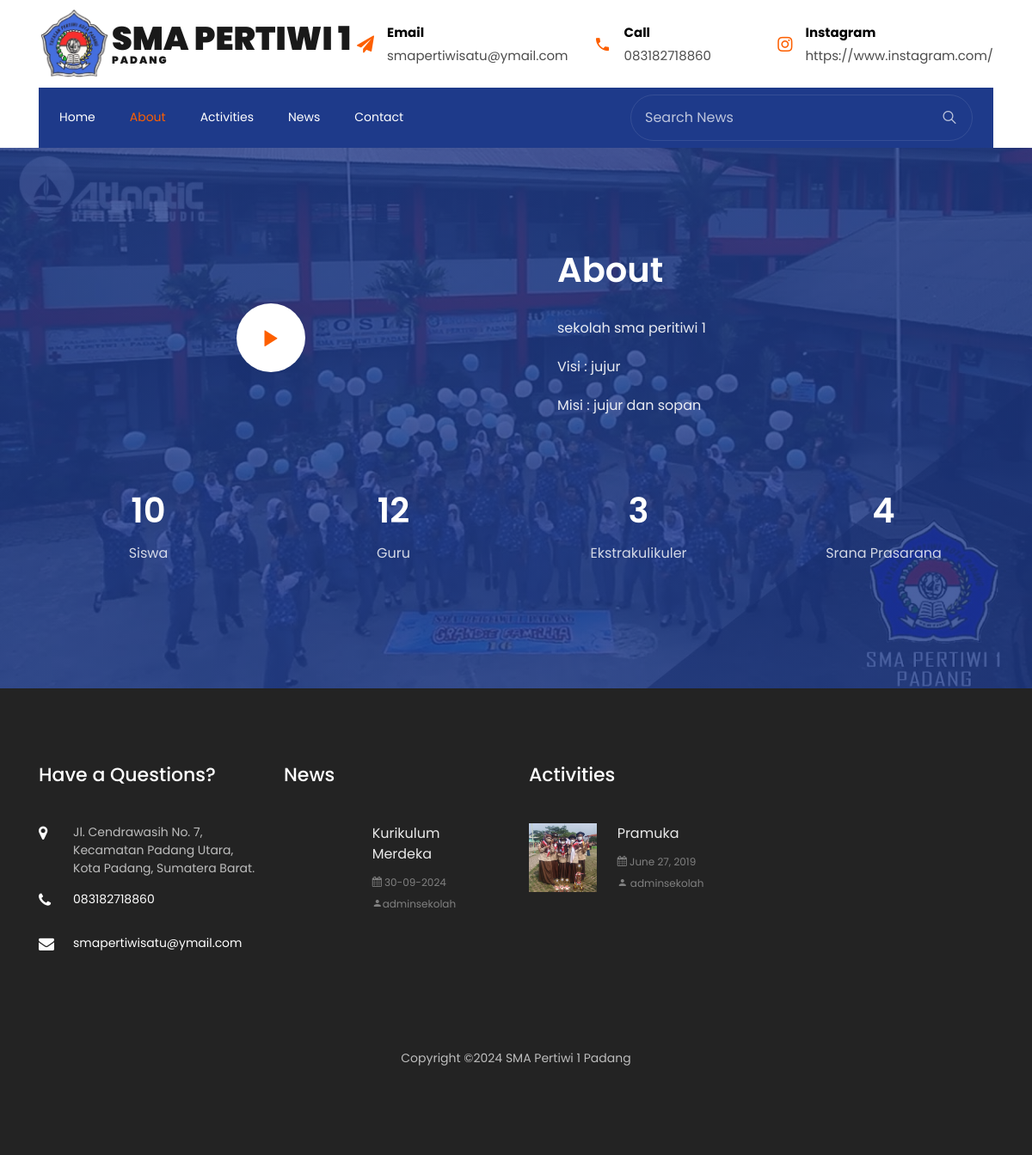
Page /sekolah/about on the committed database.
### tables this page shows
CREATE TABLE `kontak` (
  `id_kontak` int(11) NOT NULL AUTO_INCREMENT,
  `email` varchar(255) NOT NULL,
  `instagram` varchar(255) NOT NULL,
  `no_telp` varchar(255) NOT NULL,
  `alamat` text NOT NULL,
  PRIMARY KEY (`id_kontak`)
);

CREATE TABLE `about` (
  `id_about` int(11) NOT NULL AUTO_INCREMENT,
  `visi` varchar(100) NOT NULL,
  `misi` text NOT NULL,
  `gambar_about` varchar(255) NOT NULL,
  `about` text NOT NULL,
  `jumlah_siswa` varchar(255) NOT NULL,
  `jumlah_pengajar` varchar(255) NOT NULL,
  `jumlah_ekstrakulikuler` varchar(255) NOT NULL,
  `jumlah_sarpras` varchar(255) NOT NULL,
  `video` varchar(255) NOT NULL,
  PRIMARY KEY (`id_about`)
);

CREATE TABLE `news` (
  `id_news` int(11) NOT NULL AUTO_INCREMENT,
  `judul_news` varchar(255) NOT NULL,
  `news` text NOT NULL,
  `tanggal_news` date NOT NULL,
  `id_user` int(11) NOT NULL,
  `gambar_news` varchar(255) NOT NULL,
  `slug` varchar(255) NOT NULL,
  PRIMARY KEY (`id_news`)
);

CREATE TABLE `user` (
  `id_user` int(11) NOT NULL AUTO_INCREMENT,
  `username` varchar(100) NOT NULL,
  `email` varchar(100) NOT NULL,
  `password` varchar(255) NOT NULL,
  `nama_lengkap` varchar(100) NOT NULL,
  `foto` varchar(255) NOT NULL,
  `status` varchar(255) DEFAULT NULL,
  PRIMARY KEY (`id_user`)
);

CREATE TABLE `activities` (
  `id_activities` int(11) NOT NULL AUTO_INCREMENT,
  `gambar_activities` varchar(255) NOT NULL,
  `id_user` int(11) NOT NULL,
  `tanggal_activities` date NOT NULL,
  `isi_activities` text NOT NULL,
  `judul_activities` varchar(255) NOT NULL,
  `lokasi_activities` varchar(255) NOT NULL,
  `slug` varchar(255) NOT NULL,
  PRIMARY KEY (`id_activities`)
);

### sekolah/index.php (called while the page is built)
<?php
include "koneksi.php";
include "layout/header.php";
include "content.php";
include "layout/footer.php";

### sekolah/about.php (the view, shortened to what this page needs)
<?php
$about = mysqli_query($koneksi, "SELECT * FROM about ORDER BY id_about DESC");
$dataabout = mysqli_fetch_array($about);
?>
<section class="ftco-section ftco-counter img" id="section-counter" style="background-image: url(assets/images/bg-sma.jpg);" data-stellar-background-ratio="0.5">
    <div class="container">
        <div class="row justify-content-center mb-5 pb-2 d-flex">
            <div class="col-md-6 align-items-stretch d-flex">
                <div class="img img-video d-flex align-items-center" style="background-image: url(admin/uploads/<?= $dataabout['gambar_about'] ?>);">
                    <div class="video justify-content-center">
                        <a href="<?= $dataabout['video'] ?>" class="icon-video popup-vimeo d-flex justify-content-center align-items-center">
                            <span class="ion-ios-play"></span>
                        </a>
                    </div>
                </div>
            </div>
            <div class="col-md-6 heading-section heading-section-white ftco-animate pl-lg-5 pt-md-0 pt-5">
                <h2 class="mb-4">About</h2>
                <p><?= $dataabout['about'] ?></p>
                <p>Visi : <?= $dataabout['visi'] ?> </p>
                <p>Misi : <?= $dataabout['misi'] ?> </p>
            </div>
        </div>
        <div class="row d-md-flex align-items-center justify-content-center">
            <div class="col-lg-12">
                <div class="row d-md-flex align-items-center">
                    <div class="col-md d-flex justify-content-center counter-wrap ftco-animate">
                        <div class="block-18">
                            <div class="text">
                                <strong class="number" data-number="<?= $dataabout['jumlah_siswa'] ?>">0 </strong>
                                <span>Siswa</span>
                            </div>
                        </div>
                    </div>
                    <div class="col-md d-flex justify-content-center counter-wrap ftco-animate">
                        <div class="block-18">
                            <div class="text">
                                <strong class="number" data-number="<?= $dataabout['jumlah_pengajar'] ?>"> 0 </strong>
                                <span>Guru</span>
                            </div>
                        </div>
                    </div>
                    <div class="col-md d-flex justify-content-center counter-wrap ftco-animate">
                        <div class="block-18">
                            <div class="text">
                                <strong class="number" data-number="<?= $dataabout['jumlah_ekstrakulikuler'] ?>">0</strong>
                                <span>Ekstrakulikuler</span>
                            </div>
                        </div>
                    </div>
                    <div class="col-md d-flex justify-content-center counter-wrap ftco-animate">
                        <div class="block-18">
                            <div class="text">
                                <strong class="number" data-number="<?= $dataabout['jumlah_sarpras'] ?>">0 </strong>
                                <span>Srana Prasarana</span>
                            </div>
                        </div>
                    </div>
                </div>
            </div>
        </div>
    </div>
</section>

### sekolah/layout/header.php (shortened to what this page needs)
<?php
$kontak = mysqli_query($koneksi, "SELECT * FROM kontak ORDER BY id_kontak DESC");
$datakontak = mysqli_fetch_array($kontak);
?>
<!DOCTYPE html>
<html lang="en">
<head>
    <link rel="stylesheet" href="../assets/css/open-iconic-bootstrap.min.css">
    <link rel="stylesheet" href="../assets/css/animate.css">
    <link rel="stylesheet" href="../assets/css/owl.carousel.min.css">
    <link rel="stylesheet" href="../assets/css/owl.theme.default.min.css">
    <link rel="stylesheet" href="../assets/css/magnific-popup.css">
    <link rel="stylesheet" href="../assets/css/aos.css">
    <link rel="stylesheet" href="../assets/css/ionicons.min.css">
    <link rel="stylesheet" href="../assets/css/flaticon.css">
    <link rel="stylesheet" href="../assets/css/icomoon.css">
    <link rel="stylesheet" href="../assets/css/style.css">
</head>
<body>
    <div class="bg-top navbar-light">
        <div class="container">
            <div class="row no-gutters d-flex align-items-center align-items-stretch">
                <div class="col-md-4 d-flex align-items-center ">
                    <img style="width: 85px;" src="../admin/assets/dist/images/smapertiwi.png" alt="Logo SMA Pertiwi">
                    <a class="navbar-brand" href="index.html">SMA Pertiwi 1 <span>Padang</span></a>
                </div>
                <div class="col-lg-8 d-block">
                    <div class="row d-flex">
                        <div class="col-md d-flex topper align-items-center align-items-stretch py-md-4">
                            <div class="icon d-flex justify-content-center align-items-center"><span class="icon-paper-plane"></span></div>
                            <div class="text">
                                <span>Email</span>
                                <span><?= $datakontak['email'] ?></span>
                            </div>
                        </div>
                        <div class="col-md d-flex topper align-items-center align-items-stretch py-md-4">
                            <div class="icon d-flex justify-content-center align-items-center"><span class="icon-phone2"></span></div>
                            <div class="text">
                                <span>Call</span>
                                <span><?= $datakontak['no_telp'] ?></span>
                            </div>
                        </div>
                        <div class="col-md d-flex topper align-items-center align-items-stretch py-md-4">
                            <div class="icon d-flex justify-content-center align-items-center"><span class="icon-instagram"></span></div>
                            <div class="text">
                                <span>Instagram</span>
                                <span><?= $datakontak['instagram'] ?></span>
                            </div>
                        </div>
                    </div>
                </div>
            </div>
        </div>
    </div>
    <nav class="navbar navbar-expand-lg navbar-dark bg-dark ftco-navbar-light" id="ftco-navbar">
        <div class="container d-flex align-items-center px-4">
            <form action="index.php" class="searchform order-lg-last">
                <div class="form-group d-flex">
                    <input name="cari" type="text" class="form-control pl-3" placeholder="Search News">
                    <button type="submit" placeholder="" class="form-control search"><span class="ion-ios-search"></span></button>
                </div>
            </form>
            <?php
            $page = isset($_GET['page']) ? $_GET['page'] : 'home';
            ?>
            <div class="collapse navbar-collapse" id="ftco-nav">
                <ul class="navbar-nav mr-auto">
                    <li class="nav-item <?php echo ($page == 'home') ? 'active' : ''; ?>"><a href="/" class="nav-link pl-0">Home</a></li>
                    <li class="nav-item <?php echo ($page == 'about') ? 'active' : ''; ?>"><a href="about" class="nav-link">About</a></li>
                    <li class="nav-item <?php echo ($page == 'activities') ? 'active' : ''; ?>"><a href="activities" class="nav-link">Activities</a></li>
                    <li class="nav-item <?php echo ($page == 'news') ? 'active' : ''; ?>"><a href="news" class="nav-link">News</a></li>
                    <li class="nav-item <?php echo ($page == 'contact') ? 'active' : ''; ?>"><a href="contact" class="nav-link">Contact</a></li>
                </ul>
            </div>
        </div>
    </nav>

### sekolah/layout/footer.php (shortened to what this page needs)
<?php
$news = mysqli_query($koneksi, "SELECT * FROM news
    JOIN user ON news.id_user=user.id_user
 ORDER BY id_news DESC");
$datanews = mysqli_fetch_array($news);
$activities = mysqli_query($koneksi, "SELECT * FROM activities
    JOIN user ON activities.id_user=user.id_user
 ORDER BY id_activities DESC");
$dataactivities = mysqli_fetch_array($activities);
$kontak = mysqli_query($koneksi, "SELECT * FROM kontak ORDER BY id_kontak DESC");
$datakontak = mysqli_fetch_array($kontak);
?>
<footer class="ftco-footer ftco-bg-dark ftco-section">
    <div class="container">
        <div class="row mb-5">
            <div class="col-md-6 col-lg-3">
                <div class="ftco-footer-widget mb-5">
                    <h2 class="ftco-heading-2">Have a Questions?</h2>
                    <div class="block-23 mb-3">
                        <ul>
                            <li><span class="icon icon-map-marker"></span><span class="text"><?= $datakontak['alamat'] ?> </span></li>
                            <li><a href="#"><span class="icon icon-phone"></span><span class="text"><?= $datakontak['no_telp'] ?> </span></a></li>
                            <li><a href="#"><span class="icon icon-envelope"></span><span class="text"><?= $datakontak['email'] ?></span></a></li>
                        </ul>
                    </div>
                </div>
            </div>
            <div class="col-md-6 col-lg-3">
                <div class="ftco-footer-widget mb-5">
                    <h2 class="ftco-heading-2">News</h2>
                    <div class="block-21 mb-4 d-flex">
                        <a class="blog-img mr-4" style="background-image: url(../admin/uploads/<?php echo $datanews['gambar_news'] ?>);"></a>
                        <div class="text">
                            <h3 class="heading"><a href=""> <?= $datanews['judul_news'] ?> </a></h3>
                            <div class="meta">
                                <div><a href=""><span class="icon-calendar"></span> <?php echo date('d-m-Y', strtotime($datanews['tanggal_news'])) ?></a></div>
                                <div><a href="#"><span class="icon-person"></span><?= $datanews['nama_lengkap'] ?> </a></div>
                            </div>
                        </div>
                    </div>
                </div>
            </div>
            <div class="col-md-6 col-lg-3">
                <div class="ftco-footer-widget mb-5">
                    <h2 class="ftco-heading-2">Activities</h2>
                    <div class="block-21 mb-4 d-flex">
                        <a class="blog-img mr-4" style="background-image: url(../admin/uploads/<?php echo $dataactivities['gambar_activities'] ?>);"></a>
                        <div class="text">
                            <h3 class="heading"><a href="#"><?= $dataactivities['judul_activities'] ?></a></h3>
                            <div class="meta">
                                <div><a href="#"><span class="icon-calendar"></span> June 27, 2019</a></div>
                                <div><a href="#"><span class="icon-person"></span> <?= $dataactivities['nama_lengkap'] ?> </a></div>
                            </div>
                        </div>
                    </div>
                </div>
            </div>
        </div>
        <div class="row">
            <div class="col-md-12 text-center">
                <p>
                    Copyright &copy; SMA Pertiwi 1 Padang</a>
                    </p>
            </div>
        </div>
    </div>
</footer>
</body>
</html>

### assets/css/icomoon.css (style rules this page uses)
[class^="icon-"], [class*=" icon-"] { font-family: 'icomoon' !important; speak: none; font-style: normal; font-weight: normal; font-variant: normal; text-transform: none; line-height: 1; -webkit-font-smoothing: antialiased; -moz-osx-font-smoothing: grayscale; }
.icon-map-marker:before { content: "\f041"; }
.icon-calendar:before { content: "\f073"; }
.icon-phone:before { content: "\f095"; }
.icon-envelope:before { content: "\f0e0"; }
.icon-instagram:before { content: "\f16d"; }
.icon-paper-plane:before { content: "\f1d8"; }
.icon-phone2:before { content: "\e0cd"; }
.icon-person:before { content: "\e7fd"; }

### rows in the picture
kontak: email "smapertiwisatu@ymail.com", no_telp "083182718860", instagram "https://www.instagram.com/", alamat "Jl. Cendrawasih No. 7, Kecamatan Padang Utara, Kota Padang, Sumatera Barat."
about: about "sekolah sma peritiwi 1", visi "jujur", misi "jujur dan sopan"
news: judul_news "Kurikulum Merdeka", tanggal_news "30-09-2024"
user: nama_lengkap "adminsekolah"
activities: gambar_activities (picture), judul_activities "Pramuka"
